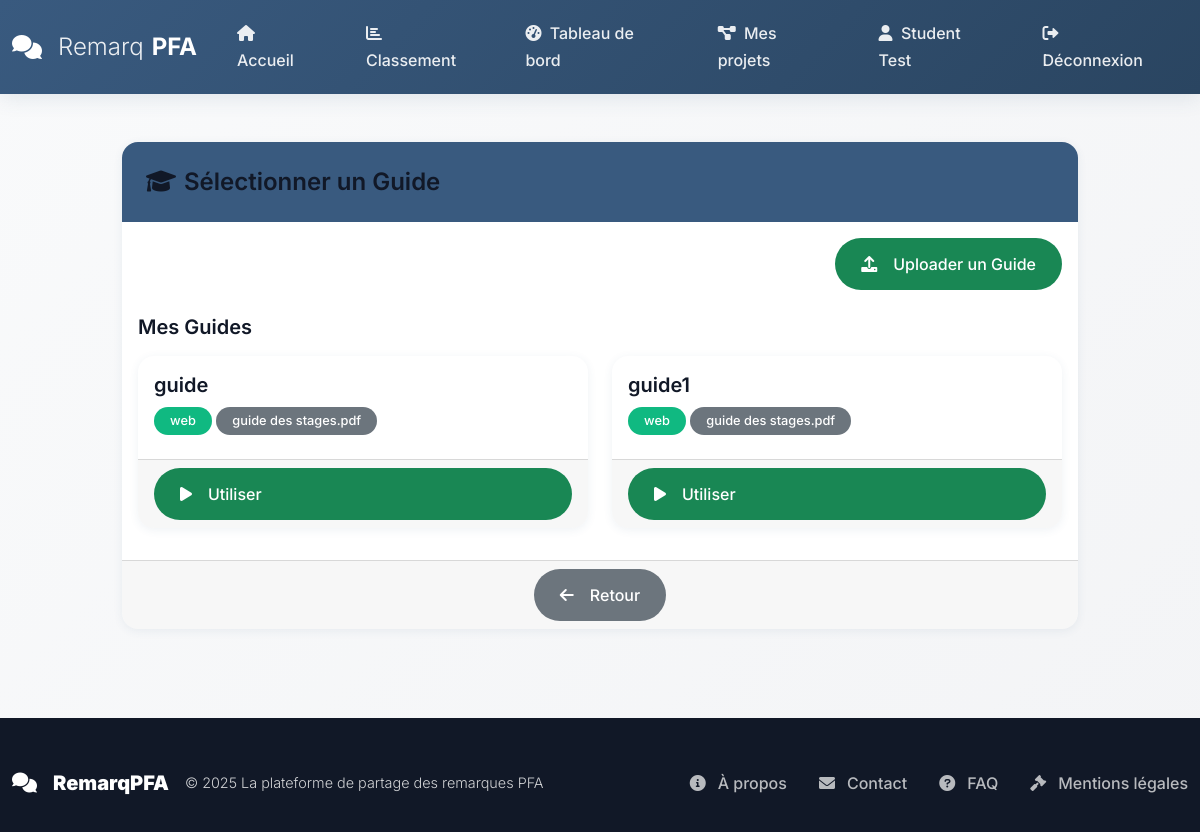
Screenshot of /ai/guided-analysis/1 (signed in) with the database file from the repository.
### models.py (models this page shows, shortened)
class User(UserMixin, db.Model):
    __tablename__ = 'users'
    id = db.Column(db.Integer, primary_key=True)
    username = db.Column(db.String(80), unique=True, nullable=False, index=True)
    email = db.Column(db.String(120), unique=True, nullable=False, index=True)
    password_hash = db.Column(db.String(255), nullable=False)
    first_name = db.Column(db.String(50), nullable=True)
    last_name = db.Column(db.String(50), nullable=True)
    role = db.Column(db.String(20), nullable=False, default='student')
    is_active = db.Column(db.Boolean, default=True)
    created_at = db.Column(db.DateTime, default=datetime.utcnow)
    updated_at = db.Column(db.DateTime, default=datetime.utcnow, onupdate=datetime.utcnow)
    comments_as_jury = db.relationship('Comment',
                                      foreign_keys='Comment.jury_id',
                                      backref='jury_user',
                                      lazy='dynamic')
    comments_as_student = db.relationship('Comment',
                                         foreign_keys='Comment.student_id',
                                         backref='student_user',
                                         lazy='dynamic')
    pfa_projects = db.relationship('PFAProject',
                                  foreign_keys='PFAProject.student_id',
                                  backref='project_student',
                                  lazy='dynamic')
    project_comments = db.relationship('ProjectComment',
                                      foreign_keys='ProjectComment.user_id',
                                      backref='comment_author',
                                      lazy='dynamic')
    notifications = db.relationship('Notification',
                                   foreign_keys='Notification.user_id',
                                   backref='user',
                                   lazy='dynamic')
    def get_full_name(self):
        if self.first_name and self.last_name:
            return f"{self.first_name} {self.last_name}"
        return self.username

class UploadedGuide(db.Model):
    __tablename__ = 'uploaded_guides'
    id = db.Column(db.Integer, primary_key=True)
    user_id = db.Column(db.Integer, db.ForeignKey('users.id'), nullable=False)
    title = db.Column(db.String(200), nullable=False)
    description = db.Column(db.Text, nullable=True)
    file_path = db.Column(db.String(500), nullable=False)
    file_name = db.Column(db.String(255), nullable=False)
    file_size = db.Column(db.Integer, nullable=True)
    domain = db.Column(db.String(100), nullable=False)
    is_active = db.Column(db.Boolean, default=True)
    uploaded_at = db.Column(db.DateTime, default=datetime.utcnow)
    user = db.relationship('User', foreign_keys=[user_id])

### routes/ai_routes.py (the view, shortened to what this page needs)
@ai_bp.route('/guided-analysis/<int:project_id>', methods=['GET', 'POST'])
@login_required
def guided_analysis(project_id):
    if request.method == 'GET':
        project = PFAProject.query.filter_by(id=project_id, student_id=current_user.id).first_or_404()
        document = ProjectDocument.query.filter_by(project_id=project_id).order_by(ProjectDocument.uploaded_at.desc()).first()
        uploaded_guides = UploadedGuide.query.filter_by(user_id=current_user.id, is_active=True).all()
        if not document:
            flash('❌ Uploader un PDF d\'abord', 'error')
            return redirect(url_for('ai.analysis_page', project_id=project_id))
        return render_template('student/guided_analysis_selection.html',
                             project=project,
                             document=document,
                             uploaded_guides=uploaded_guides)

### templates/student/guided_analysis_selection.html (shortened to what this page needs)
{% extends "base.html" %}
{% block content %}
<div class="container-fluid py-4">
    <div class="row justify-content-center">
        <div class="col-lg-10">
            <div class="card">
                <div class="card-header bg-primary text-white">
                    <h4 class="mb-0">
                        <i class="fas fa-graduation-cap me-2"></i>Sélectionner un Guide
                    </h4>
                </div>
                <div class="card-body">
                    <div class="text-end mb-4">
                        <a href="{{ url_for('ai.upload_guide', project_id=project.id) }}" class="btn btn-success">
                            <i class="fas fa-upload me-2"></i>Uploader un Guide
                        </a>
                    </div>
                    <h5 class="mb-3">Mes Guides</h5>
                    {% if uploaded_guides %}
                    <div class="row">
                        {% for guide in uploaded_guides %}
                        <div class="col-md-6 mb-3">
                            <div class="card h-100 border-success">
                                <div class="card-body">
                                    <h5 class="card-title">{{ guide.title }}</h5>
                                    <div class="mb-2">
                                        <span class="badge bg-success">{{ guide.domain }}</span>
                                        <span class="badge bg-secondary">{{ guide.file_name }}</span>
                                    </div>
                                </div>
                                <div class="card-footer">
                                    <form action="{{ url_for('ai.guided_analysis', project_id=project.id) }}" method="POST">
                                        <button type="submit" class="btn btn-success w-100">
                                            <i class="fas fa-play me-2"></i>Utiliser
                                        </button>
                                    </form>
                                </div>
                            </div>
                        </div>
                        {% endfor %}
                    </div>
                    {% endif %}
                </div>
                <div class="card-footer text-center">
                    <a href="{{ url_for('ai.analysis_page', project_id=project.id) }}" class="btn btn-secondary">
                        <i class="fas fa-arrow-left me-2"></i>Retour
                    </a>
                </div>
            </div>
        </div>
    </div>
</div>
{% endblock %}

### templates/base.html (shortened to what this page needs)
<!DOCTYPE html>
<html lang="fr">
<head>
    <link href="https://cdn.jsdelivr.net/npm/bootstrap@5.1.3/dist/css/bootstrap.min.css" rel="stylesheet">
    <link href="https://cdnjs.cloudflare.com/ajax/libs/font-awesome/6.0.0/css/all.min.css" rel="stylesheet">
    <link href="{{ url_for('static', filename='css/main.css') }}" rel="stylesheet">
    <link href="{{ url_for('static', filename='css/modern.css') }}" rel="stylesheet">
</head>
<body>
    <nav class="navbar navbar-expand-lg navbar-dark sticky-top" id="mainNav">
        <div class="container">
            <a class="navbar-brand" href="{{ url_for('public.home') }}">
                <i class="fas fa-comments me-2"></i>
                <span>Remarq</span><strong>PFA</strong>
            </a>
            <div class="collapse navbar-collapse" id="navbarNav">
                <div class="navbar-nav ms-auto">
                    <a class="nav-link" href="{{ url_for('public.home') }}" title="Accueil">
                        <i class="fas fa-home me-1"></i> Accueil
                    </a>
                    <a class="nav-link" href="{{ url_for('public.ranking') }}" title="Classement">
                        <i class="fas fa-chart-bar me-1"></i> Classement
                    </a>
                    {% if current_user.is_authenticated %}
                        {% if current_user.role == 'student' %}
                            <a class="nav-link" href="{{ url_for('student.dashboard') }}" title="Tableau de bord">
                                <i class="fas fa-tachometer-alt me-1"></i> Tableau de bord
                            </a>
                            <a class="nav-link" href="{{ url_for('student_projects.my_projects') }}" title="Mes projets">
                                <i class="fas fa-project-diagram me-1"></i> Mes projets
                            </a>
                        {% elif current_user.role == 'admin' %}
                            <a class="nav-link" href="{{ url_for('admin.dashboard') }}" title="Administration">
                                <i class="fas fa-cogs me-1"></i> Administration
                            </a>
                        {% endif %}
                        <a class="nav-link" href="{{ url_for('auth.profile') }}" title="Profil">
                            <i class="fas fa-user me-1"></i> {{ current_user.get_full_name() }}
                        </a>
                        <a class="nav-link" href="{{ url_for('auth.logout') }}" title="Déconnexion">
                            <i class="fas fa-sign-out-alt me-1"></i> Déconnexion
                        </a>
                    {% endif %}
                </div>
            </div>
        </div>
    </nav>
    <main class="flex-shrink-0">
        <div class="container mt-4">
            {% block content %}{% endblock content %}
        </div>
    </main>
    <footer class="footer mt-auto">
        <div class="container">
            <div class="footer-content">
                <div class="footer-brand">
                    <i class="fas fa-comments me-2"></i>
                    <strong>RemarqPFA</strong>
                    <span class="ms-2">© {{ current_year }} La plateforme de partage des remarques PFA</span>
                </div>
                <ul class="footer-links">
                    <li><a href="{{ url_for('public.about') }}" title="À propos"><i class="fas fa-info-circle me-1"></i>À propos</a></li>
                    <li><a href="{{ url_for('public.contact') }}" title="Contact"><i class="fas fa-envelope me-1"></i>Contact</a></li>
                    <li><a href="{{ url_for('public.faq') }}" title="FAQ"><i class="fas fa-question-circle me-1"></i>FAQ</a></li>
                    <li><a href="#" title="Mentions légales"><i class="fas fa-gavel me-1"></i>Mentions légales</a></li>
                </ul>
            </div>
        </div>
    </footer>
</body>
</html>

### static/css/main.css (style rules this page uses)
:root { --primary: #395A7F; --primary-dark: #2A4561; --primary-light: #4A76A3; --primary-soft: #E8EFF7; --primary-transparent: rgba(57, 90, 127, 0.1); --gray-50: #F9FAFB; --gray-100: #F3F4F6; --gray-200: #E5E7EB; --gray-300: #D1D5DB; --gray-400: #9CA3AF; --gray-500: #6B7280; --gray-600: #4B5563; --gray-700: #374151; --gray-800: #1F2937; --gray-900: #111827; --success: #10B981; --success-dark: #059669; --success-light: #D1FAE5; --warning: #F59E0B; --warning-dark: #D97706; --warning-light: #FEF3C7; --danger: #EF4444; --danger-dark: #DC2626; --danger-light: #FEE2E2; --info: #3B82F6; --info-dark: #2563EB; --info-light: #DBEAFE; --gradient-primary: linear-gradient(135deg, var(--primary) 0%, var(--primary-dark) 100%); --gradient-gray: linear-gradient(135deg, var(--gray-100) 0%, var(--gray-200) 100%); --gradient-success: linear-gradient(135deg, var(--success) 0%, var(--info) 100%); --shadow-sm: 0 2px 10px rgba(57, 90, 127, 0.08); --shadow-md: 0 4px 20px rgba(57, 90, 127, 0.12); --shadow-lg: 0 8px 40px rgba(57, 90, 127, 0.15); --shadow-primary: 0 8px 25px rgba(57, 90, 127, 0.25); --radius-sm: 8px; --radius-md: 12px; --radius-lg: 16px; --radius-xl: 20px; --radius-full: 50px; --transition-fast: 0.2s ease; --transition-normal: 0.3s ease; --transition-slow: 0.5s ease; }
* { margin: 0; padding: 0; box-sizing: border-box; }
body { font-family: 'Inter', -apple-system, BlinkMacSystemFont, 'Segoe UI', sans-serif; background: linear-gradient(135deg, var(--gray-50) 0%, var(--gray-100) 100%); color: var(--gray-800); line-height: 1.7; min-height: 100vh; font-weight: 400; }
h1, h2, h3, h4, h5, h6 { color: var(--gray-900); font-weight: 600; line-height: 1.3; margin-bottom: 0.5em; }
h4 { font-size: 1.5rem; }
h5 { font-size: 1.25rem; }
#mainNav { background: var(--gradient-primary) !important; box-shadow: var(--shadow-md); backdrop-filter: blur(10px); transition: all var(--transition-normal); border-bottom: none; }
.navbar-brand { font-size: 1.5rem; font-weight: 700; color: white !important; display: flex; align-items: center; gap: 0.5rem; }
.navbar-brand span { font-weight: 300; opacity: 0.9; }
.navbar-brand strong { font-weight: 700; }
.nav-link { color: rgba(255, 255, 255, 0.9) !important; font-weight: 500; padding: 0.75rem 1.25rem !important; margin: 0 0.25rem; border-radius: var(--radius-full); transition: all var(--transition-normal); position: relative; overflow: hidden; }
.nav-link::before { content: ''; position: absolute; top: 0; left: -100%; width: 100%; height: 100%; background: rgba(255, 255, 255, 0.15); transition: left var(--transition-normal); z-index: -1; }
.card { border: none; border-radius: var(--radius-lg); box-shadow: var(--shadow-sm); transition: all var(--transition-normal); background: white; overflow: hidden; }
.card-header { background: var(--gradient-primary); color: white; border: none; padding: 1.5rem; font-weight: 600; }
.btn { border-radius: var(--radius-full); font-weight: 500; padding: 0.75rem 1.5rem; transition: all var(--transition-normal); border: 2px solid transparent; display: inline-flex; align-items: center; gap: 0.5rem; }
.badge { border-radius: var(--radius-full); font-weight: 500; padding: 0.5rem 1rem; font-size: 0.8rem; }
.bg-primary { background: var(--primary) !important; }
.bg-success { background: var(--success) !important; }
.footer { background: var(--gray-900); color: white; padding: 3rem 0 2rem; margin-top: auto; }
.footer-content { display: flex; justify-content: space-between; align-items: center; flex-wrap: wrap; gap: 2rem; }
.footer-brand { font-size: 1.25rem; font-weight: 700; color: white; display: flex; align-items: center; gap: 0.5rem; }
.footer-brand span { font-weight: 300; opacity: 0.8; font-size: 0.9rem; }
.footer-links { display: flex; list-style: none; margin: 0; padding: 0; gap: 2rem; }
.footer-links a { color: rgba(255, 255, 255, 0.7); text-decoration: none; transition: all var(--transition-normal); font-weight: 500; display: flex; align-items: center; gap: 0.5rem; }

### rows the page displays
User: get_full_name "Student Test"
UploadedGuide: title "guide", domain "web", file_name "guide des stages.pdf"
UploadedGuide: title "guide1", domain "web", file_name "guide des stages.pdf"
